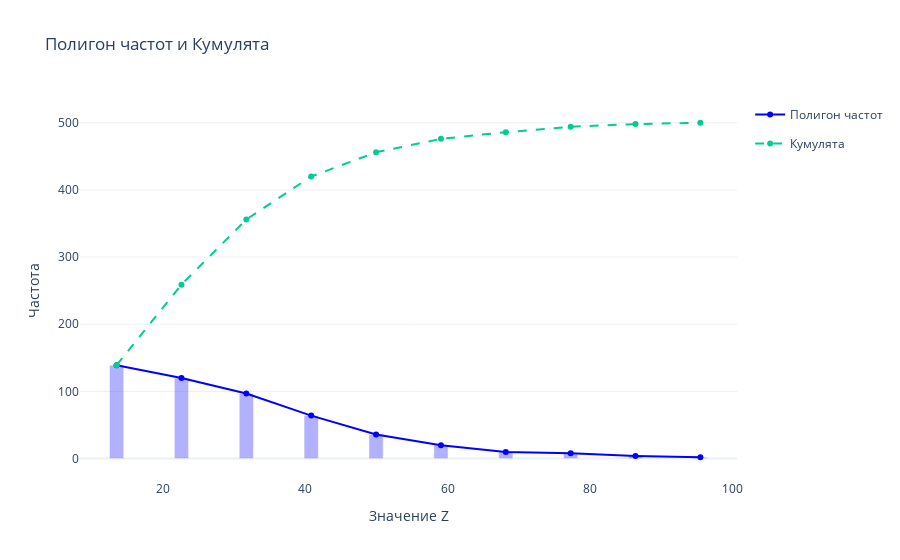

Source (notebook cell):
### Code cell
# Полигон частот и кумулята
fig = go.Figure()
fig.add_traces([
    go.Scatter(x=midpoints, y=freq_table,  marker=dict(color="blue"), mode='lines+markers', name='Полигон частот', legendgroup = "Полигон частот",),
    go.Bar(x=midpoints, y=freq_table, width=2, marker=dict(color="blue"),opacity=0.3, name='Полигон частот 0', showlegend=False, legendgroup = "Полигон частот")
])
fig.add_trace(go.Scatter(x=midpoints, y=cum_freq, mode='lines+markers', name='Кумулята', line=dict(dash='dash')))
fig.update_layout(title="Полигон частот и Кумулята", xaxis_title="Значение Z", yaxis_title="Частота", template="plotly_white")
fig.show()

### Figure 1 — Plotly figure (JSON) as saved in the notebook; plotly's stock layout.template omitted (floating-point values rounded to 4 significant figures)
{"data": [{"legendgroup": "Полигон частот", "marker": {"color": "blue"}, "mode": "lines+markers", "name": "Полигон частот", "type": "scatter", "x": [13.55, 22.65, 31.75, 40.85, 49.95, 59.05, 68.15, 77.25, 86.35, 95.45], "y": [139, 120, 97, 64, 36, 20, 10, 8, 4, 2]}, {"legendgroup": "Полигон частот", "marker": {"color": "blue"}, "name": "Полигон частот 0", "opacity": 0.3, "showlegend": false, "type": "bar", "width": 2, "x": [13.55, 22.65, 31.75, 40.85, 49.95, 59.05, 68.15, 77.25, 86.35, 95.45], "y": [139, 120, 97, 64, 36, 20, 10, 8, 4, 2]}, {"line": {"dash": "dash"}, "mode": "lines+markers", "name": "Кумулята", "type": "scatter", "x": [13.55, 22.65, 31.75, 40.85, 49.95, 59.05, 68.15, 77.25, 86.35, 95.45], "y": [139, 259, 356, 420, 456, 476, 486, 494, 498, 500]}], "layout": {"title": {"text": "Полигон частот и Кумулята"}, "xaxis": {"title": {"text": "Значение Z"}}, "yaxis": {"title": {"text": "Частота"}}}}
